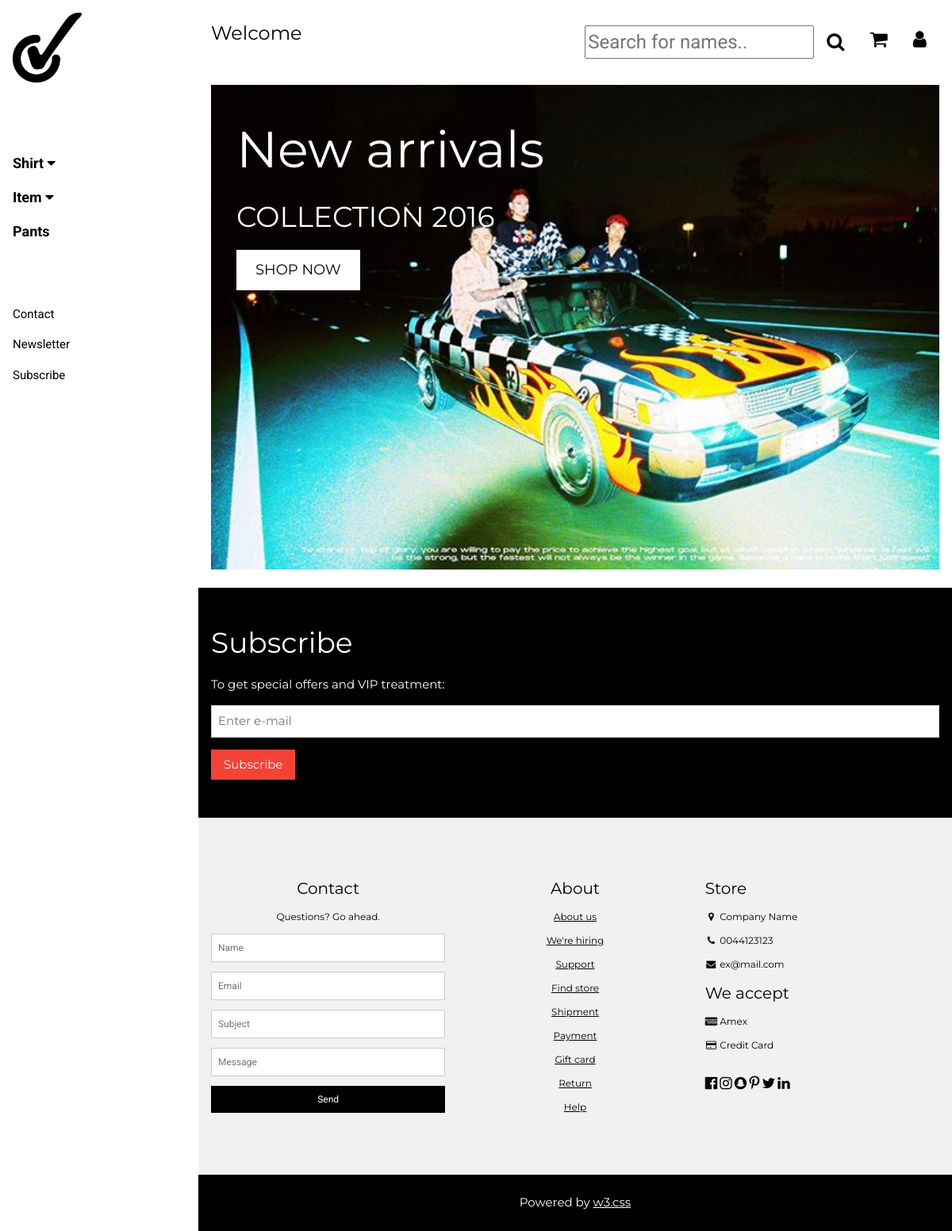
Before: / with the older database file.
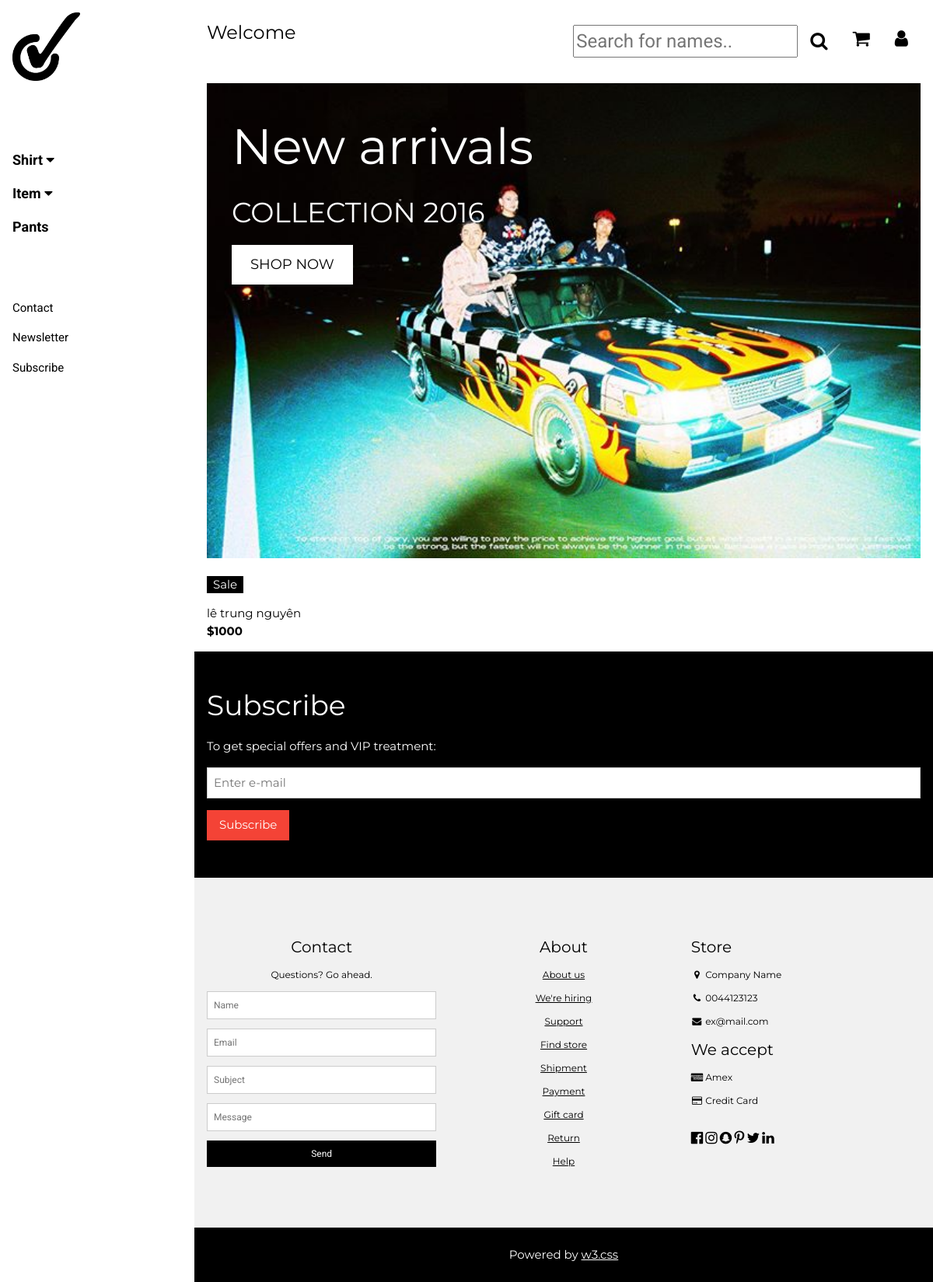
After: the same page with the newer database file.
### tables this page shows
CREATE TABLE `sanpham` (
  `maSP` int(30) NOT NULL,
  `maloaiSP` int(11) NOT NULL,
  `thongtinSP` varchar(100) NOT NULL,
  `tenSP` varchar(30) NOT NULL,
  `giaSP` int(11) NOT NULL,
  `hinhanhSP` varchar(100) NOT NULL,
  `soluongtonkho` int(11) NOT NULL
);

### login.php (called while the page is built, shortened)
<?php
function isLogined()
{
    return isset($_SESSION['username']);
}
?>

### index.php (the view, shortened to what this page needs)
<!DOCTYPE html>
<?php
require('login.php');
$loginResult = '';
?>
<html>
<link rel="stylesheet" href="SOURCE.css">
<link rel="stylesheet" href="https://cdnjs.cloudflare.com/ajax/libs/font-awesome/4.7.0/css/font-awesome.min.css">
<body class="w3-content" style="max-width:1200px">
  <nav class="w3-sidebar w3-bar-block w3-white w3-collapse w3-top" style="z-index:3;width:250px" id="mySidebar">
    <div class="w3-container w3-display-container w3-padding-16">
      <a href="demo.html"><img src="Images/ANHNEN/logocheck.jpg" alt="LOGO" width="40%"></a>
    </div>
    <div class="w3-padding-64 w3-large w3-text-gray" style="font-weight:bold">
      <a onclick="myAccFunc()" href="javascript:void(0)" class="w3-button w3-block w3-white w3-left-align">
        Shirt <i class="fa fa-caret-down"></i>
      </a>
      <a onclick="myAccFunc1()" href="javascript:void(0)" class="w3-button w3-block w3-white w3-left-align">
        Item <i class="fa fa-caret-down"></i>
      </a>
      <a href="#" class="w3-bar-item w3-white w3-button ">Pants</a>
    </div>
    <a href="#footer" class="w3-bar-item w3-button w3-padding">Contact</a>
    <a href="javascript:void(0)" class="w3-bar-item w3-button w3-padding" onclick="document.getElementById('newsletter').style.display='block'">Newsletter</a>
    <a href="#footer" class="w3-bar-item w3-button w3-padding">Subscribe</a>
  </nav>
  <div class="w3-main" style="margin-left:250px">
    <header class="w3-container w3-xlarge">
      <p class="w3-left"><?= isLogined() ? $loginResult : 'Welcome' ?>
      <p class="w3-right">
        <?php
        if (!isLogined()) {
        ?>
          <a href="javascript:void(0)" class="w3-bar-item w3-button  w3-right" onclick="w3_open()">
            <i onclick="document.getElementById('id01').style.display='block'" class="fa fa-user "></i>
          </a>
        <?php } else { ?>
          <a href="logout.php" class="w3-bar-item w3-button  w3-right" onclick="w3_open()">
            <i class="fa fa-sign-out "></i>
          </a>
        <?php
        }
        ?>
        <a href="javascript:void(0)" class="w3-bar-item w3-button  w3-right" onclick="w3_open()">
          <i onclick="document.getElementById('shoppingcart').style.display='block'" class="fa fa-shopping-cart "></i>
        </a>
        <form name = "fromTim" method = "GET" action = "Search.php">
        <div class="w3-bar-item  bottom-bar">
          <div class="w3-modal-find w3-padding-32 w3-right">
            <div class="search" class="w3-container  ">
              <button class="w3-bar-item w3-button  w3-right fa fa-search" type="submit" name="timkiem"></button>
              <input type="text" name="tukhoa" placeholder="Search for names.." title="Type in a name" id="find" >
            </div>
          </div>
        </div>
        </form>
    </header>
    <div class="w3-display-container w3-container">
      <div class="slideshow-container">
        <div class="mySlides fade">
          <img src="Images/ANHNEN/2.jpg" style="width:100%">
        </div>
      </div>
      <br>
      <div class="w3-display-topleft w3-text-white" style="padding:24px 48px">
        <h1 class="w3-jumbo w3-hide-small">New arrivals</h1>
        <h1 class="w3-hide-small">COLLECTION 2016</h1>
        <p><a href="#jeans" class="w3-button w3-white w3-padding-large w3-large">SHOP NOW</a></p>
      </div>
    </div>
    <div class="w3-row w3-whitescale" id="myTable">
      <?php
      $con = createDBConnection();
      $sql = "SELECT * FROM SANPHAM";
      $result = $con->query($sql);
      while ($row = $result->fetch_assoc()) {
      ?>
        <div class="w3-col l3 s6">
          <div class="w3-container">
            <div class="w3-display-container">
              <span class="w3-tag w3-display-topleft">Sale</span>
            </div>
            <p><?= $row['tenSP'] ?> <br><b>$<?= $row['giaSP'] ?></b></p>
          </div>
        </div>
      <?php } ?>
    </div>
    <div class="w3-container w3-black w3-padding-32">
      <h1>Subscribe</h1>
      <p>To get special offers and VIP treatment:</p>
      <p><input class="w3-input w3-border" type="text" placeholder="Enter e-mail" style="width:100%"></p>
      <button type="button" class="w3-button w3-red w3-margin-bottom">Subscribe</button>
    </div>
    <footer class="w3-padding-64 w3-light-grey w3-small w3-center" id="footer">
      <div class="w3-row-padding">
        <div class="w3-col s4">
          <h4>Contact</h4>
          <p>Questions? Go ahead.</p>
          <form action="/action_page.php" target="_blank">
            <p><input class="w3-input w3-border" type="text" placeholder="Name" name="Name" required></p>
            <p><input class="w3-input w3-border" type="text" placeholder="Email" name="Email" required></p>
            <p><input class="w3-input w3-border" type="text" placeholder="Subject" name="Subject" required></p>
            <p><input class="w3-input w3-border" type="text" placeholder="Message" name="Message" required></p>
            <button type="submit" class="w3-button w3-block w3-black">Send</button>
          </form>
        </div>
        <div class="w3-col s4">
          <h4>About</h4>
          <p><a href="#">About us</a></p>
          <p><a href="#">We're hiring</a></p>
          <p><a href="#">Support</a></p>
          <p><a href="#">Find store</a></p>
          <p><a href="#">Shipment</a></p>
          <p><a href="#">Payment</a></p>
          <p><a href="#">Gift card</a></p>
          <p><a href="#">Return</a></p>
          <p><a href="#">Help</a></p>
        </div>
        <div class="w3-col s4 w3-justify">
          <h4>Store</h4>
          <p><i class="fa fa-fw fa-map-marker"></i> Company Name</p>
          <p><i class="fa fa-fw fa-phone"></i> 0044123123</p>
          <p><i class="fa fa-fw fa-envelope"></i> ex@mail.com</p>
          <h4>We accept</h4>
          <p><i class="fa fa-fw fa-cc-amex"></i> Amex</p>
          <p><i class="fa fa-fw fa-credit-card"></i> Credit Card</p>
          <br>
          <i class="fa fa-facebook-official w3-hover-opacity w3-large"></i>
          <i class="fa fa-instagram w3-hover-opacity w3-large"></i>
          <i class="fa fa-snapchat w3-hover-opacity w3-large"></i>
          <i class="fa fa-pinterest-p w3-hover-opacity w3-large"></i>
          <i class="fa fa-twitter w3-hover-opacity w3-large"></i>
          <i class="fa fa-linkedin w3-hover-opacity w3-large"></i>
        </div>
      </div>
    </footer>
    <div class="w3-black w3-center w3-padding-24">Powered by <a href="https://www.w3schools.com/w3css/default.asp" title="W3.CSS" target="_blank" class="w3-hover-opacity">w3.css</a></div>
  </div>
</body>
</html>

### SOURCE.css (style rules this page uses)
html { box-sizing:border-box }
*,*:before,*:after { box-sizing:inherit }
html { -ms-text-size-adjust:100%;-webkit-text-size-adjust:100% }
body { margin:0 }
article,aside,details,figcaption,figure,footer,header,main,menu,nav,section { display:block }
a { background-color:transparent }
b,strong { font-weight:bolder }
img { border-style:none }
button,input,select,textarea,optgroup { font:inherit;margin:0 }
button,input { overflow:visible }
button,select { text-transform:none }
button,[type=button],[type=reset],[type=submit] { -webkit-appearance:button }
html,body { font-family:Verdana,sans-serif;font-size:15px;line-height:1.5 }
html { overflow-x:hidden }
h1 { font-size:36px }
h4 { font-size:20px }
h1,h2,h3,h4,h5,h6 { font-family:"Segoe UI",Arial,sans-serif;font-weight:400;margin:10px 0 }
img { vertical-align:middle }
a { color:inherit }
.w3-btn,.w3-button { border:none;display:inline-block;padding:8px 16px;vertical-align:middle;overflow:hidden;text-decoration:none;color:inherit;background-color:inherit;text-align:center;cursor:pointer;white-space:nowrap }
.w3-btn,.w3-button { -webkit-touch-callout:none;-webkit-user-select:none;-khtml-user-select:none;-moz-user-select:none;-ms-user-select:none;user-select:none }
.w3-badge,.w3-tag { background-color:#000;color:#fff;display:inline-block;padding-left:8px;padding-right:8px;text-align:center }
.w3-tooltip,.w3-display-container { position:relative }
.w3-input { padding:8px;display:block;border:none;border-bottom:1px solid #ccc;width:100% }
.w3-sidebar { height:100%;width:200px;background-color:#fff;position:fixed!important;z-index:1;overflow:auto }
.w3-main,#main { transition:margin-left .4s }
.w3-bar-block .w3-bar-item { width:100%;display:block;padding:8px 16px;text-align:left;border:none;white-space:normal;float:none;outline:0 }
.w3-block { display:block;width:100% }
.w3-container:after,.w3-container:before,.w3-panel:after,.w3-panel:before,.w3-row:after,.w3-row:before,.w3-row-padding:after,.w3-row-padding:before, .w3-cell-row:before,.w3-cell-row:after,.w3-clear:after,.w3-clear:before,.w3-bar:before,.w3-bar:after { content:"";display:table;clear:both }
.w3-col,.w3-half,.w3-third,.w3-twothird,.w3-threequarter,.w3-quarter { float:left;width:100% }
.w3-col.s4 { width:33.33333% }
.w3-col.s6 { width:49.99999% }
@media (min-width:993px) { .w3-col.l3 { width:24.99999% } }
.w3-content,.w3-auto { margin-left:auto;margin-right:auto }
.w3-content { max-width:980px }
@media (min-width:993px) { .w3-sidebar.w3-collapse { display:block!important } }
.w3-top,.w3-bottom { position:fixed;width:100%;z-index:1 }
.w3-top { top:0 }
.w3-display-topleft { position:absolute;left:0;top:0 }
.w3-row-padding,.w3-row-padding>.w3-half,.w3-row-padding>.w3-third,.w3-row-padding>.w3-twothird,.w3-row-padding>.w3-threequarter,.w3-row-padding>.w3-quarter,.w3-row-padding>.w3-col { padding:0 8px }
.w3-container,.w3-panel { padding:0.01em 16px }
.w3-small { font-size:12px!important }
.w3-large { font-size:18px!important }
.w3-xlarge { font-size:24px!important }
.w3-jumbo { font-size:64px!important }
.w3-left-align { text-align:left!important }
.w3-justify { text-align:justify!important }
.w3-center { text-align:center!important }
.w3-border { border:1px solid #ccc!important }
.w3-margin-bottom { margin-bottom:16px!important }
.w3-padding { padding:8px 16px!important }
.w3-padding-large { padding:12px 24px!important }
.w3-padding-16 { padding-top:16px!important;padding-bottom:16px!important }
.w3-padding-24 { padding-top:24px!important;padding-bottom:24px!important }
.w3-padding-32 { padding-top:32px!important;padding-bottom:32px!important }
.w3-padding-64 { padding-top:64px!important;padding-bottom:64px!important }
.w3-left { float:left!important }
.w3-right { float:right!important }
.w3-red,.w3-hover-red:hover { color:#fff!important;background-color:#f44336!important }
.w3-white,.w3-hover-white:hover { color:#000!important;background-color:#fff!important }
.w3-black,.w3-hover-black:hover { color:#fff!important;background-color:#000!important }
.w3-light-grey,.w3-hover-light-grey:hover,.w3-light-gray,.w3-hover-light-gray:hover { color:#000!important;background-color:#f1f1f1!important }
.w3-text-white,.w3-hover-text-white:hover { color:#fff!important }
.w3-text-grey,.w3-hover-text-grey:hover,.w3-text-gray,.w3-hover-text-gray:hover { color:#757575!important }

### index.php (style rules this page uses)
.w3-sidebar a, form { font-family: "Roboto", sans-serif }
body, h1, h2, h3, h4, h5, h6, .w3-wide { font-family: "Montserrat", sans-serif; }

Changed rows visible on the page:
added sanpham: tenSP "lê trung nguyên", giaSP "1000"
